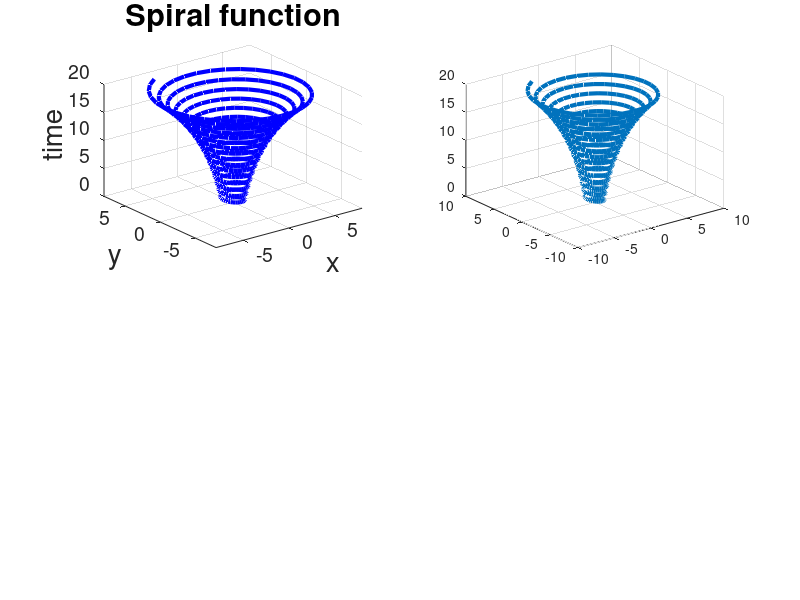

Write the MATLAB code that produced this figure. (Note: this script raises an error after producing the figure.)
% IDRE workshop - Advanced Garphics with Matlab
% example 07 - 3D line plot

clc; clear;

% data - spiral function
t = linspace(0,20,501);
xtp = exp(t./10).*sin(5*t);
ytp = exp(t./10).*cos(5*t);

% plot
figure(1)
subplot(2,2,1)
plot3(xtp,ytp,t,'-','LineWidth',3,'Color','b'); grid on;
set(gca,'xlim',[-8 8],'ylim',[-8 8],'ZTick',[0:5:20],'FontSize',14);
xlabel('x','FontSize',20);
ylabel('y','FontSize',20);
zlabel('time','FontSize',20);
title('Spiral function','FontSize',22);

subplot(2,2,2)
p = plot3(xtp,ytp,t,'-','LineWidth',3); grid on;
cmap = [uint8(jet(length(t))*255) uint8(ones(length(t),1))].'; % modified jet
drawnow;
set(p.Edge,'ColorBinding','interpolated','ColorData',cmap);
set(gca,'xlim',[-8 8],'ylim',[-8 8],'ZTick',[0:5:20],'FontSize',14);
xlabel('x','FontSize',20);
ylabel('y','FontSize',20);
zlabel('time','FontSize',20);
title('Spiral function (w/ color)','FontSize',22);


